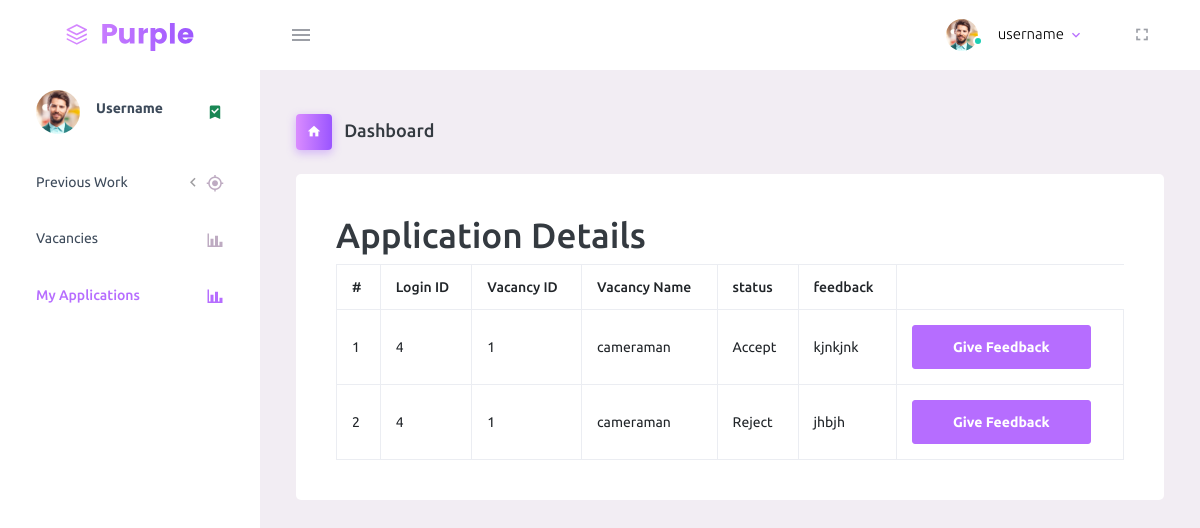
Screenshot of /user/my_applications.php (signed in) with the database file from the repository.
### tables this page shows
CREATE TABLE `application` (
  `application_id` int(30) NOT NULL,
  `login_id` int(30) NOT NULL,
  `vacancy_id` int(30) NOT NULL,
  `resume` varchar(40) NOT NULL,
  `bio` varchar(30) NOT NULL,
  `status` varchar(30) NOT NULL,
  `feedback` varchar(100) NOT NULL
);

CREATE TABLE `vacancy` (
  `vacancy_id` int(30) NOT NULL,
  `login_id` int(30) NOT NULL,
  `name` varchar(40) NOT NULL,
  `details` varchar(100) NOT NULL,
  `vacancies` int(10) NOT NULL
);

### user/my_applications.php (the view, shortened to what this page needs)
<?php
include '../connection.php';
$login_id = $_SESSION['login_id'];
$query = "SELECT a.application_id, a.login_id, a.vacancy_id, v.name,a.status,a.feedback
          FROM application a
          INNER JOIN vacancy v ON a.vacancy_id = v.vacancy_id
          WHERE a.login_id = '$login_id'";
$result = mysqli_query($con, $query);
$applications = mysqli_fetch_all($result, MYSQLI_ASSOC);
?>
<!DOCTYPE html>
<html lang="en">
  <head>
    <link rel="stylesheet" href="../assets/vendors/mdi/css/materialdesignicons.min.css">
    <link rel="stylesheet" href="../assets/vendors/css/vendor.bundle.base.css">
    <link rel="stylesheet" href="../assets/css/style.css">
  </head>
  <body>
     <?php include 'navbar_user.php'; ?>
      <div class="container-fluid page-body-wrapper">
     <?php include 'sidebar_user.php'; ?>
        <div class="main-panel">
          <div class="content-wrapper">
            <div class="page-header">
              <h3 class="page-title">
                <span class="page-title-icon bg-gradient-primary text-white me-2">
                  <i class="mdi mdi-home"></i>
                </span> Dashboard
              </h3>
            </div>
            <div class="row">
              <div class="col-lg-12 grid-margin stretch-card">
                <div class="card">
                  <div class="card-body">
                    <div>
        <h1>Application Details</h1>
        <?php if (isset($applications) && !empty($applications)): ?>
        <table class="table table-bordered">
            <thead>
                <tr>
                    <th>#</th>
                    <th>Login ID</th>
                    <th>Vacancy ID</th>
                    <th>Vacancy Name</th>
                    <th>status</th>
                    <th>feedback</th>
                </tr>
            </thead>
            <tbody>
            <?php foreach ($applications as $application): ?>
                <tr>
                    <td><?php echo $application['application_id']; ?></td>
                    <td><?php echo $application['login_id']; ?></td>
                    <td><?php echo $application['vacancy_id']; ?></td>
                    <td><?php echo $application['name']; ?></td>
                    <td><?php echo $application['status']; ?></td>
                    <td><?php echo $application['feedback']; ?></td>
                     <td>
                     <a href="feedback.php?application_id=<?php echo $application['application_id']; ?>">
    <button type="submit" class="btn btn-primary">Give Feedback</button></a>
                </td>
                </tr>
            <?php endforeach; ?>
        </tbody>
    </table>
    <?php else: ?>
        <p>No applications found</p>
    <?php endif; ?>
</div>
                  </div>
                </div>
              </div>
            </div>
          </div>
        </div>
      </div>
  </body>
</html>

### rows the page displays
application: application_id "1", login "4", vacancy "1", vacancy.name "cameraman", status "Accept", feedback "kjnkjnk"
application: application_id "2", login "4", vacancy "1", vacancy.name "cameraman", status "Reject", feedback "jhbjh"
